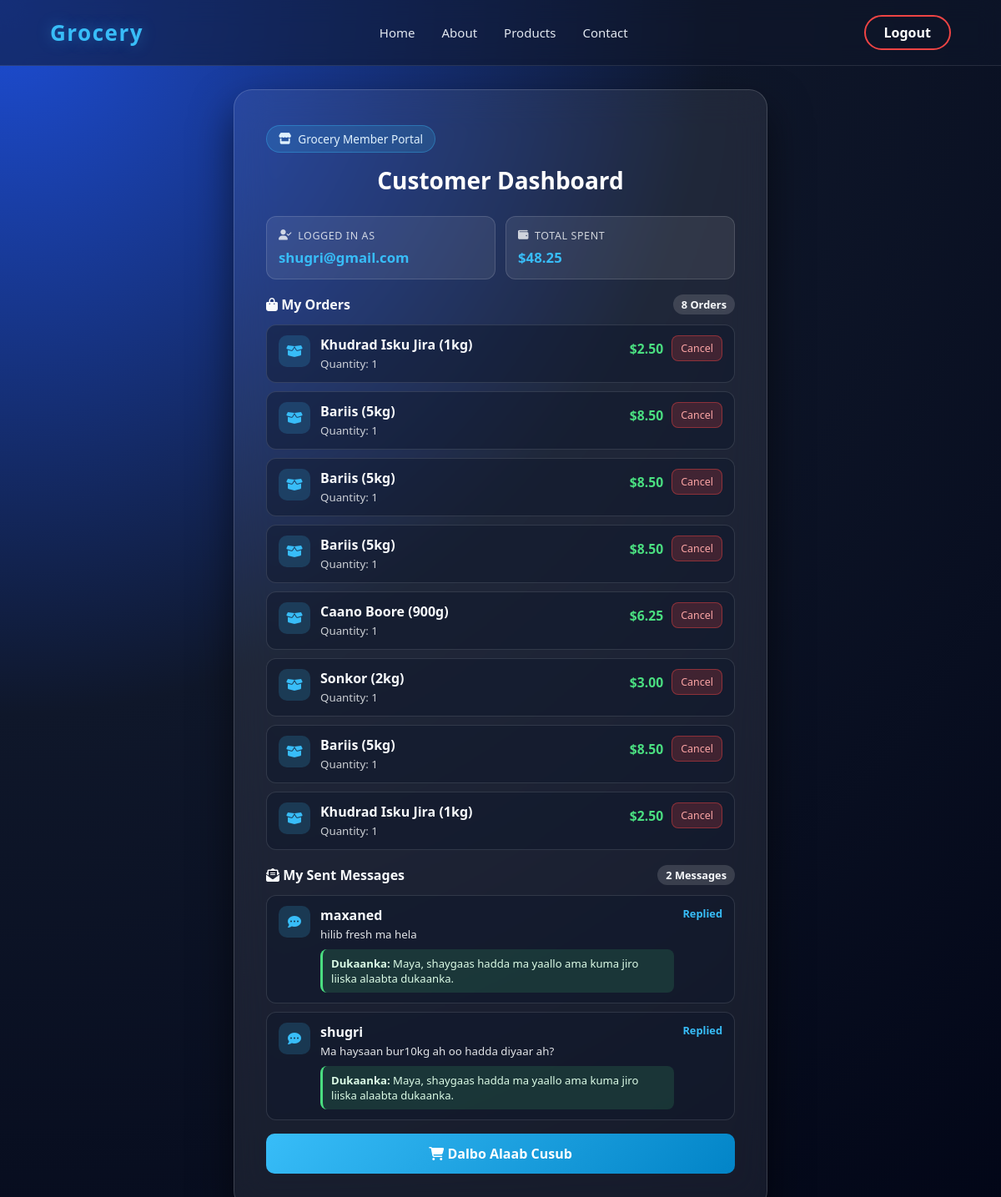
Screenshot of /dashboard (signed in) with the database file from the repository.
### tables this page shows
CREATE TABLE orders (
            id INTEGER PRIMARY KEY AUTOINCREMENT,
            user_email TEXT NOT NULL,
            product_name TEXT NOT NULL,
            quantity INTEGER NOT NULL,
            total_price REAL NOT NULL,
            created_at TIMESTAMP DEFAULT CURRENT_TIMESTAMP
        );

CREATE TABLE messages (
            id INTEGER PRIMARY KEY AUTOINCREMENT,
            name TEXT NOT NULL,
            email TEXT NOT NULL,
            message TEXT NOT NULL,
            created_at TIMESTAMP DEFAULT CURRENT_TIMESTAMP
        );

### index.py (the view)
@app.route("/dashboard")
def dashboard():
    if not is_logged_in():
        flash("Fadlan marka hore soo gal si aad u aragto Dashboard-ka.", "error")
        return redirect(url_for("login"))
    user_email = session["user"]
    conn = get_db()
    orders = conn.execute(
        "SELECT * FROM orders WHERE user_email = ? ORDER BY id DESC",
        (user_email,),
    ).fetchall()
    raw_messages = conn.execute(
        "SELECT * FROM messages WHERE email = ? ORDER BY id DESC",
        (user_email,),
    ).fetchall()
    messages = []
    for m in raw_messages:
        messages.append({
            "id": m["id"],
            "name": m["name"],
            "email": m["email"],
            "message": m["message"],
            "created_at": m["created_at"],
            "reply": generate_store_reply(m["message"], conn),
        })
    conn.close()
    grand_total = sum(order["total_price"] for order in orders)
    return render_template(
        "dashboard.html",
        logged_in=True,
        email=user_email,
        orders=orders,
        grand_total=grand_total,
        messages=messages,
    )

### index.py (called while the page is built)
def get_db():
    conn = sqlite3.connect(DB_NAME)
    conn.row_factory = sqlite3.Row
    return conn

def is_logged_in():
    return "user" in session

### templates/dashboard.html (shortened to what this page needs)
<!DOCTYPE html>
<html lang="en">
<head>
    <link rel="stylesheet" href="https://cdnjs.cloudflare.com/ajax/libs/font-awesome/6.4.0/css/all.min.css">
    <link rel="stylesheet" href="{{ url_for('static', filename='style.css') }}?v=4">
</head>
<body>
    <header>
        <div class="logo">Grocery</div>
        <nav>
            <ul>
                <li><a href="{{ url_for('dashboard') }}">Home</a></li>
                <li><a href="{{ url_for('about') }}">About</a></li>
                <li><a href="{{ url_for('services') }}">Products</a></li>
                <li><a href="{{ url_for('contact') }}">Contact</a></li>
            </ul>
        </nav>
        <a href="{{ url_for('logout') }}" class="logout-nav-btn">Logout</a>
    </header>
    <div class="main-container">
        <div class="glass-box" style="max-width: 640px; width: 100%;">
            <div class="dash-header-badge">
                <i class="fa-solid fa-store"></i>
                <span>Grocery Member Portal</span>
            </div>
            <h2>Customer Dashboard</h2>
            <div class="stats-grid">
                <div class="stat-card">
                    <div class="label"><i class="fa-solid fa-user-check"></i> Logged In As</div>
                    <div class="value">{{ email }}</div>
                </div>
                <div class="stat-card">
                    <div class="label"><i class="fa-solid fa-wallet"></i> Total Spent</div>
                    <div class="value">${{ "%.2f"|format(grand_total) }}</div>
                </div>
            </div>
            <div class="orders-section">
                <div class="orders-title">
                    <span><i class="fa-solid fa-bag-shopping"></i> My Orders</span>
                    <span class="order-count-pill">{{ orders|length }} Orders</span>
                </div>
                {% if orders %}
                    {% for order in orders %}
                        <div class="order-item-card">
                            <div class="order-left">
                                <div class="order-icon">
                                    <i class="fa-solid fa-box-open"></i>
                                </div>
                                <div>
                                    <strong>{{ order.product_name }}</strong><br>
                                    <small style="opacity: 0.8;">Quantity: {{ order.quantity }}</small>
                                </div>
                            </div>
                            <div style="display: flex; align-items: center; gap: 10px;">
                                <div class="order-price">${{ "%.2f"|format(order.total_price) }}</div>
                                <form method="POST" action="{{ url_for('cancel_order', order_id=order.id) }}" style="margin: 0;">
                                    <button type="submit"
                                            class="cancel-order-btn"
                                            onclick="return confirm('Ma hubtaa inaad ka noqonayso dalabkan?');">
                                        Cancel
                                    </button>
                                </form>
                            </div>
                        </div>
                    {% endfor %}
                {% else %}
                    <div class="empty-orders-box">
                        <i class="fa-solid fa-cart-plus"></i>
                        <p style="margin-bottom: 6px;">Weli wax dalab ah ma samayn.</p>
                        <small>Tag <a href="{{ url_for('services') }}">Products</a> si aad wax u dalbato.</small>
                    </div>
                {% endif %}
            </div>
            <div class="orders-section" style="margin-top: 18px;">
                <div class="orders-title">
                    <span><i class="fa-solid fa-envelope-open-text"></i> My Sent Messages</span>
                    <span class="order-count-pill">{{ messages|length }} Messages</span>
                </div>
                {% if messages %}
                    {% for msg in messages %}
                        <div class="order-item-card">
                            <div class="order-left">
                                <div class="order-icon">
                                    <i class="fa-solid fa-comment-dots"></i>
                                </div>
                                <div>
                                    <strong>{{ msg.name }}</strong><br>
                                    <small style="opacity: 0.9;">{{ msg.message }}</small>
                                    <div class="store-reply-box">
                                        <strong>Dukaanka:</strong> {{ msg.reply }}
                                    </div>
                                </div>
                            </div>
                            <div class="order-price" style="color: #38bdf8; font-size: 0.8rem;">Replied</div>
                        </div>
                    {% endfor %}
                {% else %}
                    <div class="empty-orders-box">
                        <i class="fa-solid fa-envelope"></i>
                        <p style="margin-bottom: 6px;">Weli wax fariin ah ma dirin.</p>
                        <small>Tag <a href="{{ url_for('contact') }}">Contact</a> si aad fariin ugu dirto dukaanka.</small>
                    </div>
                {% endif %}
            </div>
            <a href="{{ url_for('services') }}" class="submit-btn" style="margin-top: 16px;">
                <i class="fa-solid fa-cart-shopping"></i> Dalbo Alaab Cusub
            </a>
        </div>
    </div>
</body>
</html>

### static/style.css (style rules this page uses)
* { margin: 0; padding: 0; box-sizing: border-box; font-family: 'Segoe UI', Tahoma, Geneva, Verdana, sans-serif; }
body { background: radial-gradient(circle at top left, #1d4ed8 0%, #0f172a 45%, #020617 100%); min-height: 100vh; display: flex; flex-direction: column; justify-content: space-between; color: #f8fafc; }
header { display: flex; justify-content: space-between; align-items: center; padding: 18px 60px; background: rgba(15, 23, 42, 0.55); backdrop-filter: blur(14px); -webkit-backdrop-filter: blur(14px); border-bottom: 1px solid rgba(255, 255, 255, 0.1); }
.logo { font-size: 26px; font-weight: 800; letter-spacing: 1.5px; color: #38bdf8; text-shadow: 0 0 18px rgba(56, 189, 248, 0.35); }
nav ul { display: flex; list-style: none; gap: 32px; }
nav ul li a { color: #e2e8f0; text-decoration: none; font-size: 15px; font-weight: 500; transition: color 0.25s ease; }
.logout-nav-btn { border: 2px solid #ef4444; padding: 8px 22px; border-radius: 999px; text-decoration: none; color: #ffffff; font-weight: 600; transition: all 0.25s ease; }
.main-container { display: flex; justify-content: center; align-items: center; flex: 1; padding: 28px 20px; }
.glass-box, .dashboard-card { background: rgba(255, 255, 255, 0.07); backdrop-filter: blur(22px); -webkit-backdrop-filter: blur(22px); border: 1px solid rgba(255, 255, 255, 0.16); padding: 42px 38px; border-radius: 22px; box-shadow: 0 24px 50px rgba(0, 0, 0, 0.55); width: 100%; max-width: 420px; position: relative; overflow: hidden; }
.glass-box h2, .dashboard-card h2 { text-align: center; margin-bottom: 24px; font-size: 28px; font-weight: 700; color: #ffffff; }
.submit-btn, .logout-btn { width: 100%; padding: 13px; background: linear-gradient(135deg, #38bdf8, #0284c7); color: #ffffff; border: none; border-radius: 10px; cursor: pointer; font-weight: 700; font-size: 16px; text-align: center; text-decoration: none; display: block; transition: transform 0.2s ease, box-shadow 0.25s ease; }

### templates/dashboard.html (style rules this page uses)
.dash-header-badge { display: inline-flex; align-items: center; gap: 8px; background: rgba(56, 189, 248, 0.16); border: 1px solid rgba(56, 189, 248, 0.35); color: #e0f2fe; padding: 6px 14px; border-radius: 999px; font-size: 0.85rem; margin-bottom: 14px; }
.stats-grid { display: grid; grid-template-columns: repeat(auto-fit, minmax(200px, 1fr)); gap: 12px; margin-bottom: 18px; }
.stat-card { background: rgba(255, 255, 255, 0.08); border: 1px solid rgba(255, 255, 255, 0.14); border-radius: 12px; padding: 14px; text-align: left; }
.stat-card .label { display: flex; align-items: center; gap: 7px; font-size: 0.78rem; text-transform: uppercase; letter-spacing: 0.6px; opacity: 0.8; margin-bottom: 6px; }
.stat-card .value { font-size: 1.05rem; font-weight: 700; color: #38bdf8; word-break: break-word; }
.orders-section { text-align: left; margin-top: 8px; }
.orders-title { display: flex; align-items: center; justify-content: space-between; margin-bottom: 12px; font-size: 1rem; font-weight: 700; }
.order-count-pill { background: rgba(255, 255, 255, 0.14); padding: 3px 10px; border-radius: 999px; font-size: 0.8rem; }
.order-item-card { display: flex; justify-content: space-between; align-items: flex-start; gap: 10px; background: rgba(15, 23, 42, 0.45); border: 1px solid rgba(255, 255, 255, 0.12); border-radius: 12px; padding: 12px 14px; margin-bottom: 10px; }
.order-left { display: flex; align-items: flex-start; gap: 12px; }
.order-icon { width: 38px; height: 38px; min-width: 38px; border-radius: 10px; background: rgba(56, 189, 248, 0.18); color: #38bdf8; display: flex; align-items: center; justify-content: center; font-size: 1rem; }
.order-price { font-weight: 700; color: #4ade80; font-size: 0.98rem; white-space: nowrap; }
.cancel-order-btn { background: rgba(239, 68, 68, 0.2); color: #fca5a5; border: 1px solid rgba(239, 68, 68, 0.45); border-radius: 8px; padding: 6px 10px; font-size: 0.78rem; cursor: pointer; }
.store-reply-box { margin-top: 8px; padding: 8px 10px; border-radius: 8px; background: rgba(74, 222, 128, 0.14); border-left: 3px solid #4ade80; font-size: 0.82rem; color: #dcfce7; }

### rows the page displays
orders: product_name "Khudrad Isku Jira (1kg)", quantity "1", total_price "2.50"
orders: product_name "Bariis (5kg)", quantity "1", total_price "8.50"
orders: product_name "Bariis (5kg)", quantity "1", total_price "8.50"
orders: product_name "Bariis (5kg)", quantity "1", total_price "8.50"
orders: product_name "Caano Boore (900g)", quantity "1", total_price "6.25"
orders: product_name "Sonkor (2kg)", quantity "1", total_price "3.00"
orders: product_name "Bariis (5kg)", quantity "1", total_price "8.50"
orders: product_name "Khudrad Isku Jira (1kg)", quantity "1", total_price "2.50"
messages: name "maxaned", message "hilib fresh ma hela", reply "Maya, shaygaas hadda ma yaallo ama kuma jiro liiska alaabta dukaanka."
messages: name "shugri", message "Ma haysaan bur10kg ah oo hadda diyaar ah?", reply "Maya, shaygaas hadda ma yaallo ama kuma jiro liiska alaabta dukaanka."

### other values shown
{{ email }} "shugri@gmail.com"
{{ "%.2f"|format(grand_total) }} "48.25"
{{ orders|length }} "8"
{{ messages|length }} "2"
